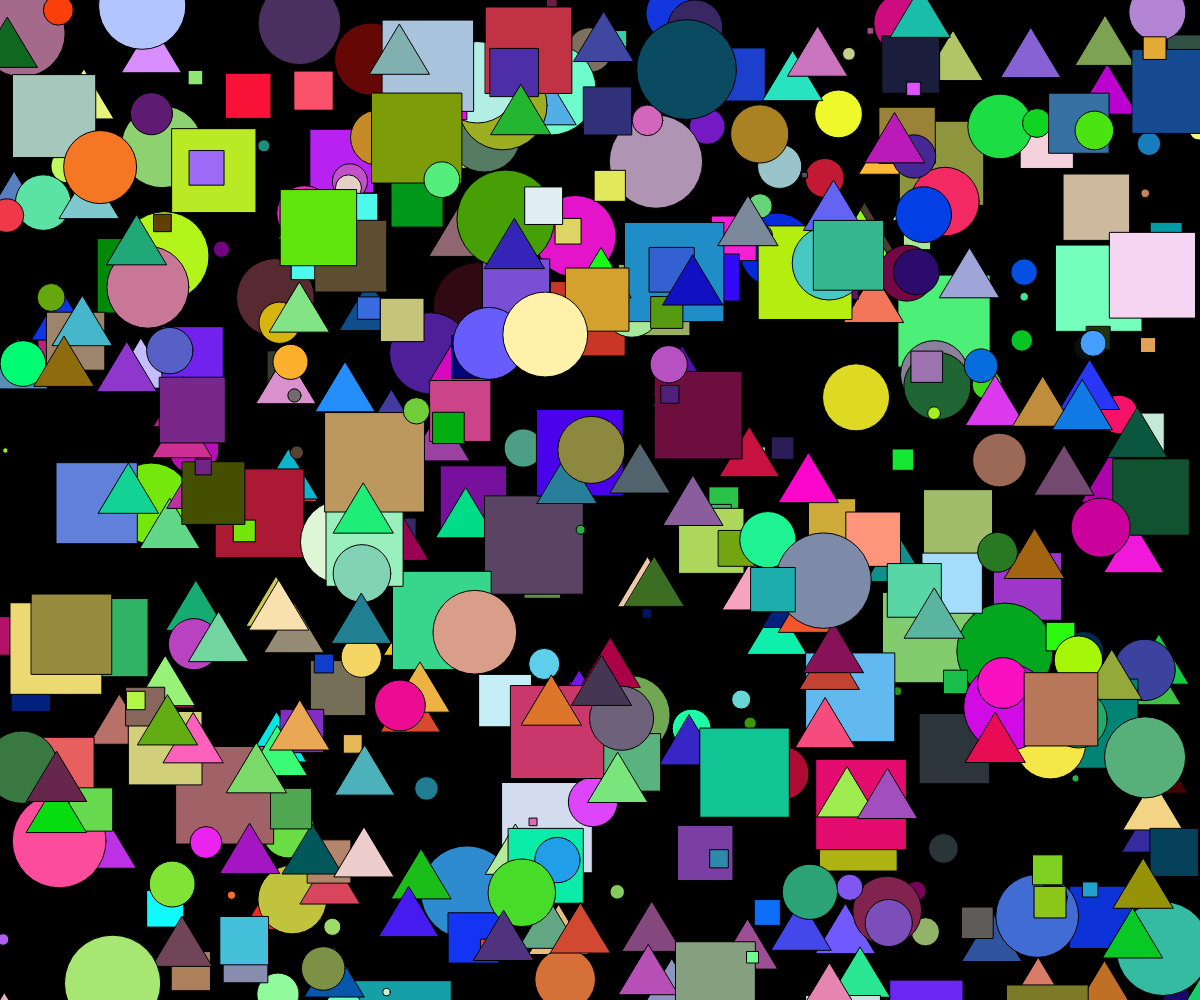
Frame 1 (no input)
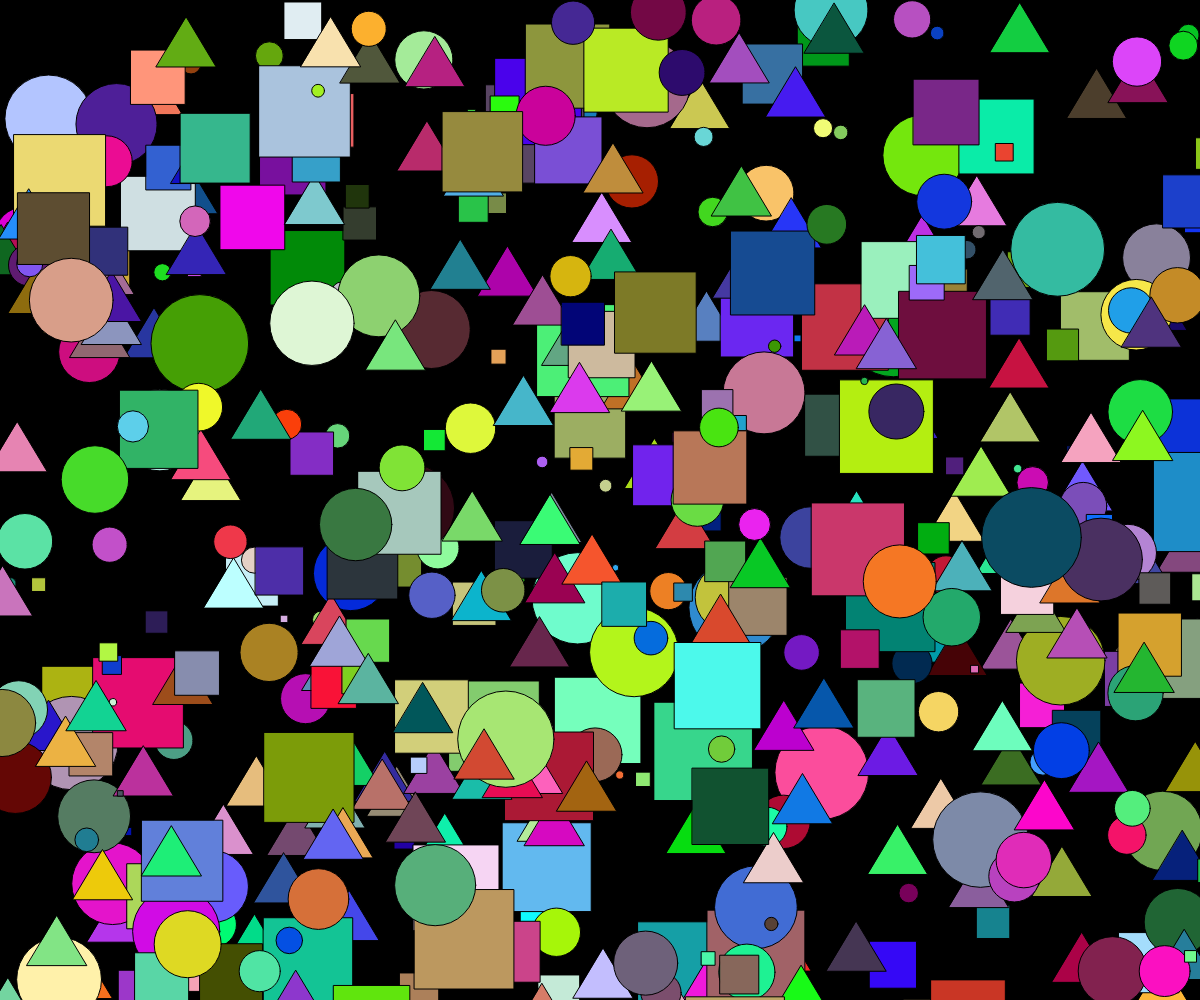
Frame 60 (no input)
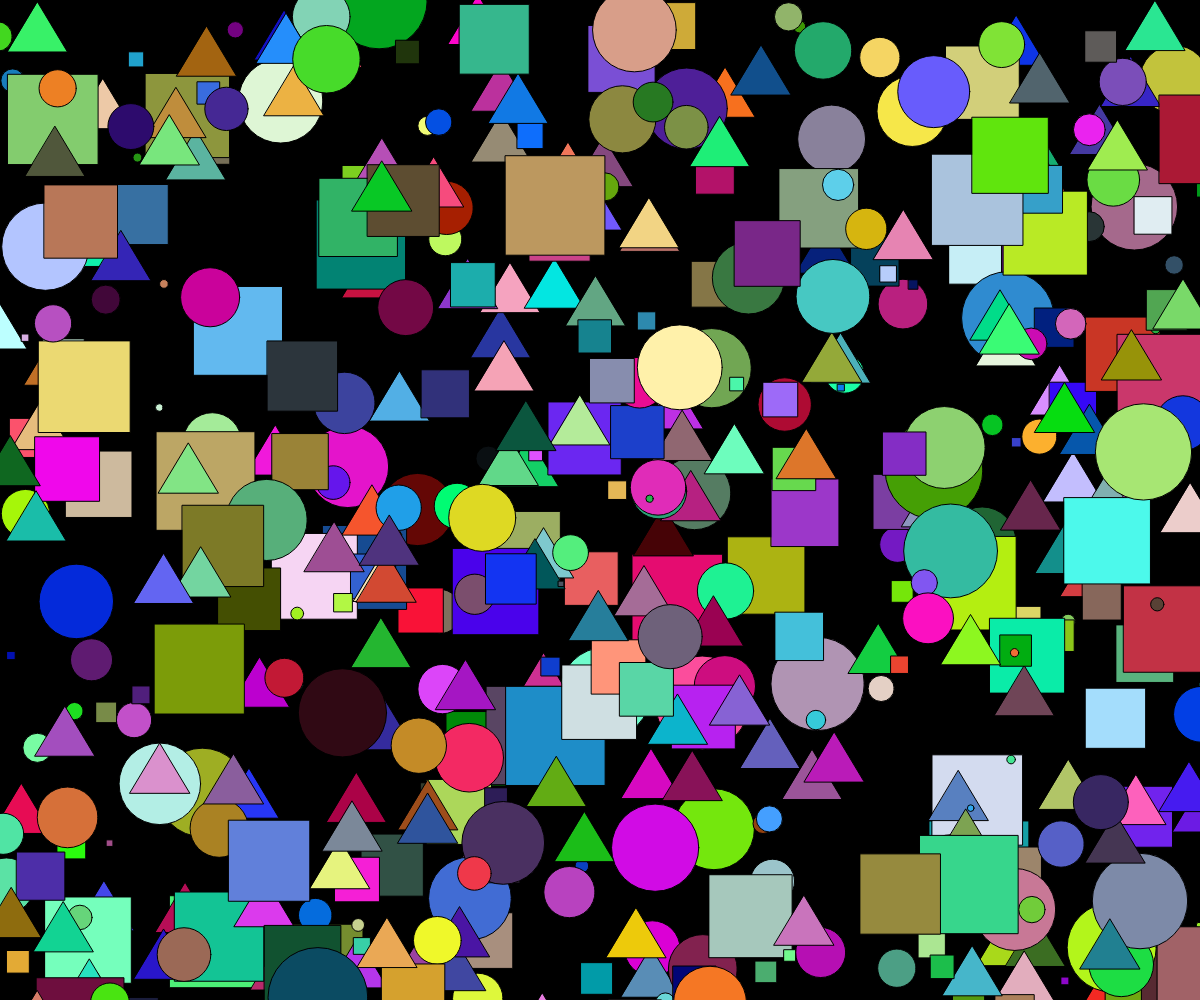
Frame 120 (the mouse pressed at the canvas centre since frame 60)

The p5.js sketch that drew these frames (run headless with seeded random() and noise() and a simulated clock; from frame 60 on, the mouse is pressed at the canvas centre):

// p5.js sketch
// ── sketch.js
// var balls = new Array();
var balls = [];

var ball, ballTwo, ballThree;

function setup(){
  createCanvas(windowWidth, windowHeight);

  for( var i = 0; i < 500; i++ ){
    balls.push( new Ball(50) );
  }

  // ball = new Ball(20);
  // ballTwo = new Ball(50);
  // ballThree = new Ball(200);
  // ballFour = new Ball(100);
}

function draw(){
  background(0);

  for( var i = 0; i < balls.length; i++ ){
    balls[i].update();
    balls[i].draw();
  }

  // ball.update();
  // ball.draw();
  // ballTwo.update();
  // ballTwo.draw();
  // ballThree.update();
  // ballThree.draw();
  // ballFour.update();
  // ballFour.draw();
}

function Ball( radius ){
  this.x = random( 0, width );
  this.y = random( 0, height );
  this.xSpeed = random(-15, 15);
  this.ySpeed = random(-15, 15);
  this.radius = random(5, 100);
  this.color = color( random (255), random(255), random(255) );
  this.r = random();
  this.rotation = random(0, 360) * PI / 180;
}

Ball.prototype.update = function(){
  this.checkEdges();
  this.x += this.xSpeed;
  this.y += this.ySpeed;
}

Ball.prototype.draw = function(){
  fill(this.color);
  // push();
  // rotate(this.rotation);
  if( this.r > .666 ){
    rect(this.x, this.y, this.radius, this.radius);
  }else if( this.r > .333 ){
    ellipse(this.x, this.y, this.radius, this.radius); 
  }else{
    triangle(this.x, this.y, this.x + 30, this.y + 50, this.x - 30, this.y + 50);
  }
  // pop();
  
}

Ball.prototype.checkEdges = function(){
  if( this.x >= width || this.x <= 0) this.xSpeed *= -1;
  if( this.y >= height || this.y <= 0) this.ySpeed *= -1;
}
